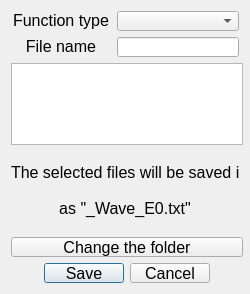
<?xml version="1.0" encoding="UTF-8"?>
<ui version="4.0">
 <class>Dialog_SaveFile</class>
 <widget class="QDialog" name="Dialog_SaveFile">
  <property name="geometry">
   <rect>
    <x>0</x>
    <y>0</y>
    <width>250</width>
    <height>294</height>
   </rect>
  </property>
  <property name="minimumSize">
   <size>
    <width>250</width>
    <height>294</height>
   </size>
  </property>
  <property name="maximumSize">
   <size>
    <width>16777215</width>
    <height>16777215</height>
   </size>
  </property>
  <property name="baseSize">
   <size>
    <width>0</width>
    <height>0</height>
   </size>
  </property>
  <property name="windowTitle">
   <string>Save file</string>
  </property>
  <layout class="QFormLayout" name="formLayout">
   <item row="0" column="0">
    <widget class="QLabel" name="label_20">
     <property name="minimumSize">
      <size>
       <width>100</width>
       <height>20</height>
      </size>
     </property>
     <property name="maximumSize">
      <size>
       <width>100</width>
       <height>20</height>
      </size>
     </property>
     <property name="baseSize">
      <size>
       <width>100</width>
       <height>20</height>
      </size>
     </property>
     <property name="font">
      <font>
       <family>Ubuntu</family>
       <pointsize>12</pointsize>
       <bold>false</bold>
      </font>
     </property>
     <property name="layoutDirection">
      <enum>Qt::LayoutDirection::LeftToRight</enum>
     </property>
     <property name="text">
      <string>&lt;html&gt;&lt;head/&gt;&lt;body&gt;&lt;p align=&quot;center&quot;&gt;&lt;span style=&quot; font-size:12pt;&quot;&gt;Function type&lt;/span&gt;&lt;/p&gt;&lt;/body&gt;&lt;/html&gt;</string>
     </property>
     <property name="alignment">
      <set>Qt::AlignmentFlag::AlignCenter</set>
     </property>
    </widget>
   </item>
   <item row="0" column="1">
    <widget class="QComboBox" name="FunctionType_Select">
     <property name="minimumSize">
      <size>
       <width>0</width>
       <height>20</height>
      </size>
     </property>
     <property name="maximumSize">
      <size>
       <width>16777215</width>
       <height>20</height>
      </size>
     </property>
     <property name="baseSize">
      <size>
       <width>0</width>
       <height>20</height>
      </size>
     </property>
     <property name="font">
      <font>
       <pointsize>12</pointsize>
      </font>
     </property>
    </widget>
   </item>
   <item row="1" column="0">
    <widget class="QLabel" name="label_21">
     <property name="minimumSize">
      <size>
       <width>100</width>
       <height>20</height>
      </size>
     </property>
     <property name="maximumSize">
      <size>
       <width>100</width>
       <height>20</height>
      </size>
     </property>
     <property name="baseSize">
      <size>
       <width>100</width>
       <height>20</height>
      </size>
     </property>
     <property name="font">
      <font>
       <family>Ubuntu</family>
       <pointsize>12</pointsize>
       <bold>false</bold>
      </font>
     </property>
     <property name="layoutDirection">
      <enum>Qt::LayoutDirection::LeftToRight</enum>
     </property>
     <property name="text">
      <string>&lt;html&gt;&lt;head/&gt;&lt;body&gt;&lt;p align=&quot;center&quot;&gt;File name&lt;/p&gt;&lt;/body&gt;&lt;/html&gt;</string>
     </property>
     <property name="alignment">
      <set>Qt::AlignmentFlag::AlignCenter</set>
     </property>
    </widget>
   </item>
   <item row="1" column="1">
    <widget class="QLineEdit" name="PrefixNameEdit">
     <property name="minimumSize">
      <size>
       <width>0</width>
       <height>20</height>
      </size>
     </property>
     <property name="maximumSize">
      <size>
       <width>16777215</width>
       <height>20</height>
      </size>
     </property>
     <property name="baseSize">
      <size>
       <width>0</width>
       <height>20</height>
      </size>
     </property>
     <property name="font">
      <font>
       <pointsize>12</pointsize>
      </font>
     </property>
    </widget>
   </item>
   <item row="2" column="0" colspan="2">
    <widget class="QListWidget" name="ListEnergies_Widget">
     <property name="minimumSize">
      <size>
       <width>232</width>
       <height>80</height>
      </size>
     </property>
     <property name="font">
      <font>
       <pointsize>12</pointsize>
      </font>
     </property>
    </widget>
   </item>
   <item row="3" column="0" colspan="2">
    <widget class="QLabel" name="FileNameShowLabel">
     <property name="minimumSize">
      <size>
       <width>0</width>
       <height>80</height>
      </size>
     </property>
     <property name="maximumSize">
      <size>
       <width>16777215</width>
       <height>80</height>
      </size>
     </property>
     <property name="baseSize">
      <size>
       <width>0</width>
       <height>80</height>
      </size>
     </property>
     <property name="font">
      <font>
       <pointsize>12</pointsize>
       <kerning>true</kerning>
      </font>
     </property>
     <property name="text">
      <string>&lt;html&gt;&lt;head/&gt;&lt;body&gt;&lt;p align=&quot;center&quot;&gt;The selected files will be saved in &lt;br/&gt;&lt;br/&gt;as &amp;quot;_Wave_E0.txt&amp;quot;&lt;/p&gt;&lt;/body&gt;&lt;/html&gt;</string>
     </property>
    </widget>
   </item>
   <item row="5" column="0" colspan="2">
    <widget class="QDialogButtonBox" name="buttonBox">
     <property name="minimumSize">
      <size>
       <width>232</width>
       <height>20</height>
      </size>
     </property>
     <property name="maximumSize">
      <size>
       <width>16777215</width>
       <height>20</height>
      </size>
     </property>
     <property name="baseSize">
      <size>
       <width>0</width>
       <height>0</height>
      </size>
     </property>
     <property name="font">
      <font>
       <pointsize>12</pointsize>
      </font>
     </property>
     <property name="orientation">
      <enum>Qt::Orientation::Horizontal</enum>
     </property>
     <property name="standardButtons">
      <set>QDialogButtonBox::StandardButton::Cancel|QDialogButtonBox::StandardButton::Save</set>
     </property>
     <property name="centerButtons">
      <bool>true</bool>
     </property>
    </widget>
   </item>
   <item row="4" column="0" colspan="2">
    <widget class="QPushButton" name="pushButton">
     <property name="minimumSize">
      <size>
       <width>232</width>
       <height>20</height>
      </size>
     </property>
     <property name="maximumSize">
      <size>
       <width>16777215</width>
       <height>20</height>
      </size>
     </property>
     <property name="font">
      <font>
       <pointsize>12</pointsize>
      </font>
     </property>
     <property name="text">
      <string>Change the folder</string>
     </property>
    </widget>
   </item>
  </layout>
 </widget>
 <resources/>
 <connections>
  <connection>
   <sender>buttonBox</sender>
   <signal>accepted()</signal>
   <receiver>Dialog_SaveFile</receiver>
   <slot>accept()</slot>
   <hints>
    <hint type="sourcelabel">
     <x>248</x>
     <y>254</y>
    </hint>
    <hint type="destinationlabel">
     <x>157</x>
     <y>274</y>
    </hint>
   </hints>
  </connection>
  <connection>
   <sender>buttonBox</sender>
   <signal>rejected()</signal>
   <receiver>Dialog_SaveFile</receiver>
   <slot>reject()</slot>
   <hints>
    <hint type="sourcelabel">
     <x>316</x>
     <y>260</y>
    </hint>
    <hint type="destinationlabel">
     <x>286</x>
     <y>274</y>
    </hint>
   </hints>
  </connection>
 </connections>
</ui>
